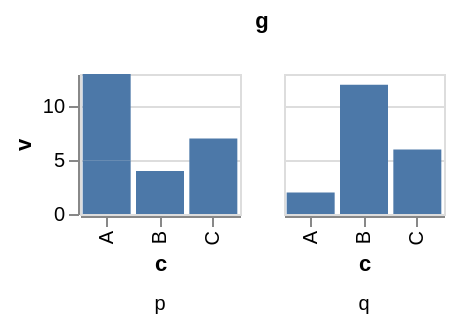

Write a Vega-Lite specification for this figure.
### Vega-Lite specification from a JSON file in a GitHub repository (floating-point values rounded to 4 significant figures)
{"$schema": "https://vega.github.io/schema/vega-lite/v6.json", "padding": 5, "autosize": "pad", "data": {"name": "table", "values": [{"c": "A", "g": "p", "x": 1, "y": 2, "v": 5, "t": "2024-01-15", "o": {"v": 3}, "IMDB Rating": 6.1, "d": "x1"}, {"c": "B", "g": "q", "x": 2, "y": 4, "v": 9, "t": "2024-02-20", "o": {"v": 7}, "IMDB Rating": 7.4, "d": "x2"}, {"c": "A", "g": "q", "x": 3, "y": 3, "v": 2, "t": "2024-03-05", "o": {"v": 1}, "IMDB Rating": 5.2, "d": "x1"}, {"c": "C", "g": "p", "x": 4, "y": 6, "v": 7, "t": "2024-05-30", "o": {"v": 4}, "IMDB Rating": 8.8, "d": "x3"}, {"c": "B", "g": "p", "x": 5, "y": 5, "v": 4, "t": "2024-07-11", "o": {"v": 9}, "IMDB Rating": 6.9, "d": "x2"}, {"c": "C", "g": "q", "x": 6, "y": 8, "v": 6, "t": "2024-09-02", "o": {"v": 2}, "IMDB Rating": 7.7, "d": "x3"}, {"c": "A", "g": "p", "x": 7, "y": 7, "v": 8, "t": "2024-11-25", "o": {"v": 5}, "IMDB Rating": 4.4, "d": "x1"}, {"c": "B", "g": "q", "x": 8, "y": 9, "v": 3, "t": "2024-12-31", "o": {"v": 8}, "IMDB Rating": 9.1, "d": "x2"}]}, "mark": "bar", "width": 80, "height": 70, "encoding": {"x": {"field": "c", "type": "nominal"}, "y": {"field": "v", "type": "quantitative"}, "column": {"field": "g", "type": "nominal", "header": {"labelOrient": "bottom"}}}}
